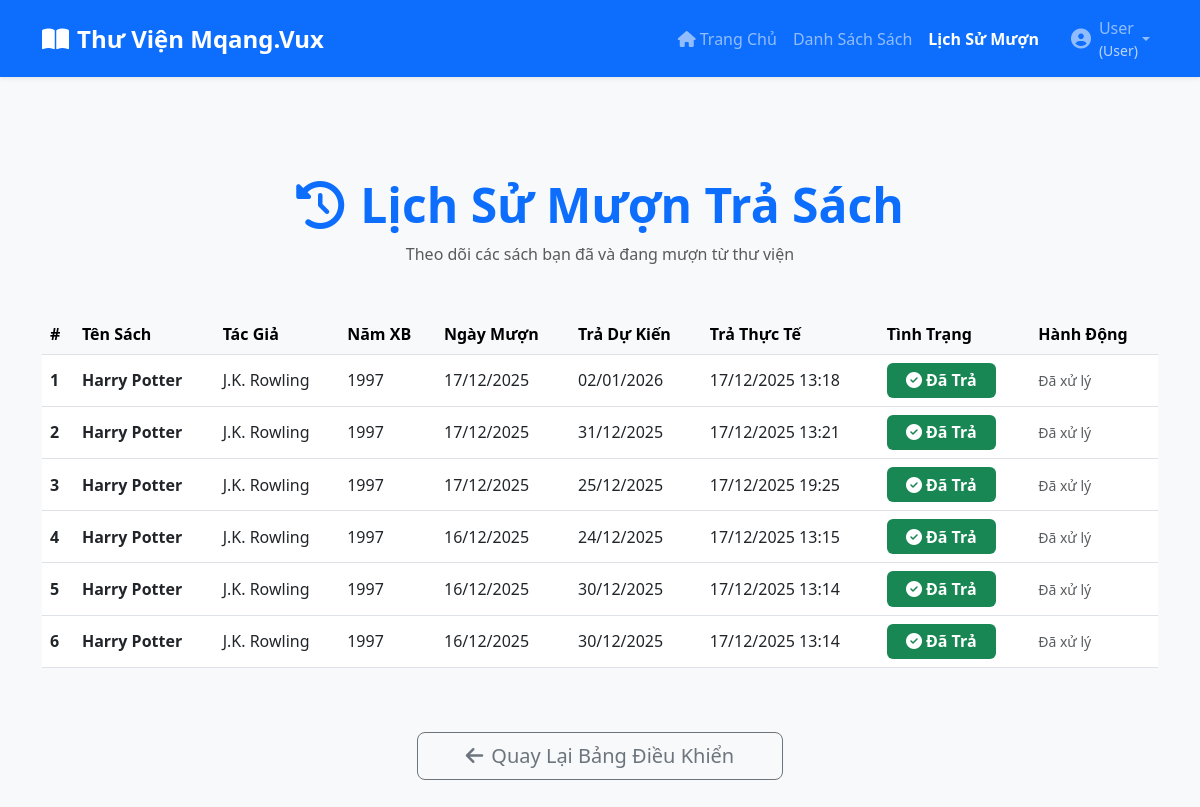
Screenshot of /my_borrows.php (signed in) with the database file from the repository.
### tables this page shows
CREATE TABLE `muon_tra` (
  `id` int(11) NOT NULL,
  `ma_sach` int(11) NOT NULL,
  `ma_nguoi_dung` int(11) NOT NULL,
  `ngay_muon` date NOT NULL,
  `ngay_tra_du_kien` datetime NOT NULL,
  `ngay_tra_thuc_te` datetime DEFAULT NULL,
  `tinh_trang` enum('dang_muon','da_tra','qua_han','da_duyet') NOT NULL DEFAULT 'dang_muon',
  `created_at` timestamp NOT NULL DEFAULT current_timestamp()
);

CREATE TABLE `sach` (
  `id` int(11) NOT NULL,
  `ten_sach` varchar(255) NOT NULL,
  `tac_gia` varchar(100) NOT NULL,
  `nam_xuat_ban` year(4) NOT NULL,
  `so_luong_con_lai` int(11) NOT NULL DEFAULT 0,
  `mo_ta` text DEFAULT NULL,
  `created_at` timestamp NOT NULL DEFAULT current_timestamp(),
  `hinh_anh` varchar(255) DEFAULT NULL,
  `hot` bit(1) DEFAULT NULL
);

### my_borrows.php (the view, shortened to what this page needs)
<?php
include 'config.php';
$user_id = $_SESSION['user_id'];
$stmt = $pdo->prepare("
    SELECT mt.*, s.ten_sach, s.tac_gia, s.nam_xuat_ban
    FROM muon_tra mt
    JOIN sach s ON mt.ma_sach = s.id
    WHERE mt.ma_nguoi_dung = ?
    ORDER BY mt.ngay_muon DESC
");
$stmt->execute([$user_id]);
$borrows = $stmt->fetchAll(PDO::FETCH_ASSOC);
?>
<!DOCTYPE html>
<html lang="vi">
<head>
    <link href="https://cdn.jsdelivr.net/npm/bootstrap@5.3.0/dist/css/bootstrap.min.css" rel="stylesheet">
    <link rel="stylesheet" href="https://cdnjs.cloudflare.com/ajax/libs/font-awesome/6.4.0/css/all.min.css">
    <link rel="stylesheet" href="https://cdnjs.cloudflare.com/ajax/libs/animate.css/4.1.1/animate.min.css"/>
</head>
<body class="bg-light">
    <?php include 'navbar.php'; ?>
    <div class="container my-5 py-5">
        <div class="text-center mb-5 animate__animated animate__fadeInDown">
            <h1 class="display-5 fw-bold text-primary">
                <i class="fas fa-history me-3"></i>Lịch Sử Mượn Trả Sách
            </h1>
            <p class="text-muted">Theo dõi các sách bạn đã và đang mượn từ thư viện</p>
        </div>
        <?php if (count($borrows) > 0): ?>
            <div class="table-responsive animate__animated animate__fadeInUp">
                <table class="table table-hover align-middle">
                    <thead class="table-light">
                        <tr>
                            <th>#</th>
                            <th>Tên Sách</th>
                            <th>Tác Giả</th>
                            <th>Năm XB</th>
                            <th>Ngày Mượn</th>
                            <th>Trả Dự Kiến</th>
                            <th>Trả Thực Tế</th>
                            <th>Tình Trạng</th>
                            <th>Hành Động</th>
                        </tr>
                    </thead>
                    <tbody>
                        <?php foreach ($borrows as $index => $row): ?>
                            <tr class="<?php echo isset($row['qua_han']) ? 'table-danger' : ''; ?>">
                                <td><strong><?php echo $index + 1; ?></strong></td>
                                <td class="fw-bold"><?php echo htmlspecialchars($row['ten_sach']); ?></td>
                                <td><?php echo htmlspecialchars($row['tac_gia']); ?></td>
                                <td><?php echo $row['nam_xuat_ban']; ?></td>
                                <td><?php echo date('d/m/Y', strtotime($row['ngay_muon'])); ?></td>
                                <td><?php echo date('d/m/Y', strtotime($row['ngay_tra_du_kien'])); ?></td>
                                <td>
                                    <?php echo $row['ngay_tra_thuc_te']
                                        ? date('d/m/Y H:i', strtotime($row['ngay_tra_thuc_te']))
                                        : '<span class="text-muted">-</span>'; ?>
                                </td>
                                <td>
                                    <?php if (isset($row['qua_han'])): ?>
                                        <span class="badge bg-danger status-badge">
                                            <i class="fas fa-exclamation-triangle me-1"></i>Quá Hạn
                                        </span>
                                    <?php elseif ($row['tinh_trang'] === 'da_tra'): ?>
                                        <span class="badge bg-success status-badge">
                                            <i class="fas fa-check-circle me-1"></i>Đã Trả
                                        </span>
                                    <?php elseif ($row['tinh_trang'] === 'da_duyet'): ?>
                                        <span class="badge bg-info status-badge">
                                            <i class="fas fa-thumbs-up me-1"></i>Đã Duyệt
                                        </span>
                                    <?php else: ?>
                                        <span class="badge bg-warning status-badge">
                                            <i class="fas fa-clock me-1"></i>Đang Mượn
                                        </span>
                                    <?php endif; ?>
                                </td>
                                <td>
                                    <?php if (in_array($row['tinh_trang'], ['dang_muon', 'da_duyet'])): ?>
                                        <a href="?tra=<?php echo $row['id']; ?>"
                                           class="btn btn-success btn-sm"
                                           onclick="return confirm('Bạn có chắc chắn muốn trả sách:\n<?php echo addslashes(htmlspecialchars($row['ten_sach'])); ?>?\nThời gian trả sẽ được ghi nhận ngay lập tức.');">
                                            <i class="fas fa-undo me-1"></i>Trả sách ngay
                                        </a>
                                    <?php else: ?>
                                        <span class="text-muted small">Đã xử lý</span>
                                    <?php endif; ?>
                                </td>
                            </tr>
                        <?php endforeach; ?>
                    </tbody>
                </table>
            </div>
        <?php endif; ?>
        <div class="text-center mt-5">
            <a href="dashboard.php" class="btn btn-outline-secondary btn-lg px-5">
                <i class="fas fa-arrow-left me-2"></i>Quay Lại Bảng Điều Khiển
            </a>
        </div>
    </div>
</body>
</html>

### my_borrows.php (style rules this page uses)
.status-badge { font-size: 1rem; padding: 0.6em 1.2em; }
.table th { background-color: #f8f9fa; }

### rows the page displays
muon_tra: ma_sach.ten_sach "Harry Potter", ma_sach.tac_gia "J.K. Rowling", ma_sach.nam_xuat_ban "1997", ngay_muon "17/12/2025", ngay_tra_du_kien "02/01/2026", ngay_tra_thuc_te "17/12/2025 13:18", tinh_trang "da_tra" (drawn)
muon_tra: ma_sach.ten_sach "Harry Potter", ma_sach.tac_gia "J.K. Rowling", ma_sach.nam_xuat_ban "1997", ngay_muon "17/12/2025", ngay_tra_du_kien "31/12/2025", ngay_tra_thuc_te "17/12/2025 13:21", tinh_trang "da_tra" (drawn)
muon_tra: ma_sach.ten_sach "Harry Potter", ma_sach.tac_gia "J.K. Rowling", ma_sach.nam_xuat_ban "1997", ngay_muon "17/12/2025", ngay_tra_du_kien "25/12/2025", ngay_tra_thuc_te "17/12/2025 19:25", tinh_trang "da_tra" (drawn)
muon_tra: ma_sach.ten_sach "Harry Potter", ma_sach.tac_gia "J.K. Rowling", ma_sach.nam_xuat_ban "1997", ngay_muon "16/12/2025", ngay_tra_du_kien "24/12/2025", ngay_tra_thuc_te "17/12/2025 13:15", tinh_trang "da_tra" (drawn)
muon_tra: ma_sach.ten_sach "Harry Potter", ma_sach.tac_gia "J.K. Rowling", ma_sach.nam_xuat_ban "1997", ngay_muon "16/12/2025", ngay_tra_du_kien "30/12/2025", ngay_tra_thuc_te "17/12/2025 13:14", tinh_trang "da_tra" (drawn)
muon_tra: ma_sach.ten_sach "Harry Potter", ma_sach.tac_gia "J.K. Rowling", ma_sach.nam_xuat_ban "1997", ngay_muon "16/12/2025", ngay_tra_du_kien "30/12/2025", ngay_tra_thuc_te "17/12/2025 13:14", tinh_trang "da_tra" (drawn)

### other values shown
$_SESSION['full_name'] "User"
getUserRole() "User"
